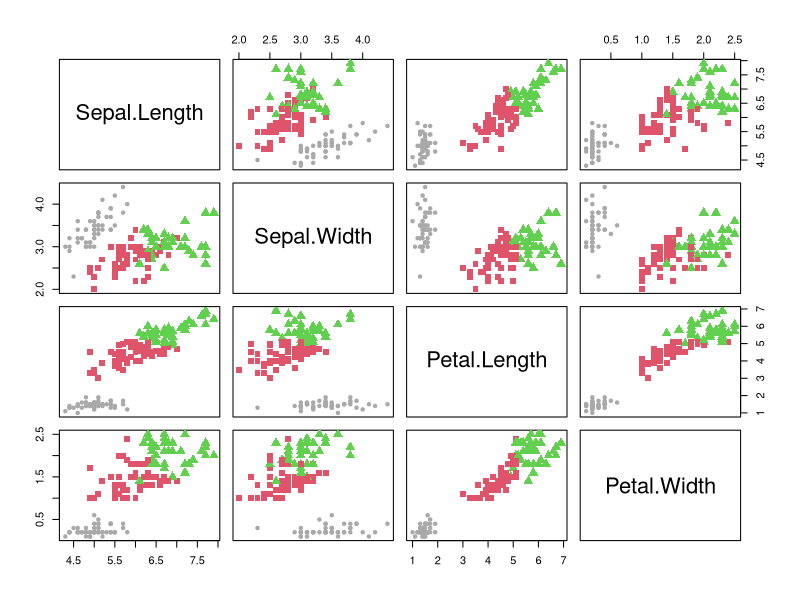

Recreate this plot in R.
## ---- chunk 1

library(knitr)
library(dplyr)
knitr::opts_chunk$set(warning = FALSE) # echo = FALSE
options(scipen = 999, digits = 2)

knit_print.matrix = function(x, ...) {
    res = paste(c("", "", kable(x)), collapse = "\n")
    asis_output(res)
}
registerS3method("knit_print", "matrix", knit_print.matrix)

## ---- chunk 2

# Load data
data(iris)
cluster_data <- iris[, 1:4]

# Do k-means clustering, store the clustering vector
clusters <- kmeans(cluster_data, 3)$cluster

# define 3 colors, 3 cex values, and 3 pch values that differ between
# clusters - for more clusters, define more values.
colors <- c("#a9a9a9", "#df536b", "#61d04f")
cex <-  c(0.7, 1.2, 1.5)
pch <- c(19, 15, 17)

# Plot the data while visualizing the different clusters
plot(
  cluster_data,
  col = colors[clusters],
  cex = cex[clusters],
  pch = pch[clusters]
)


